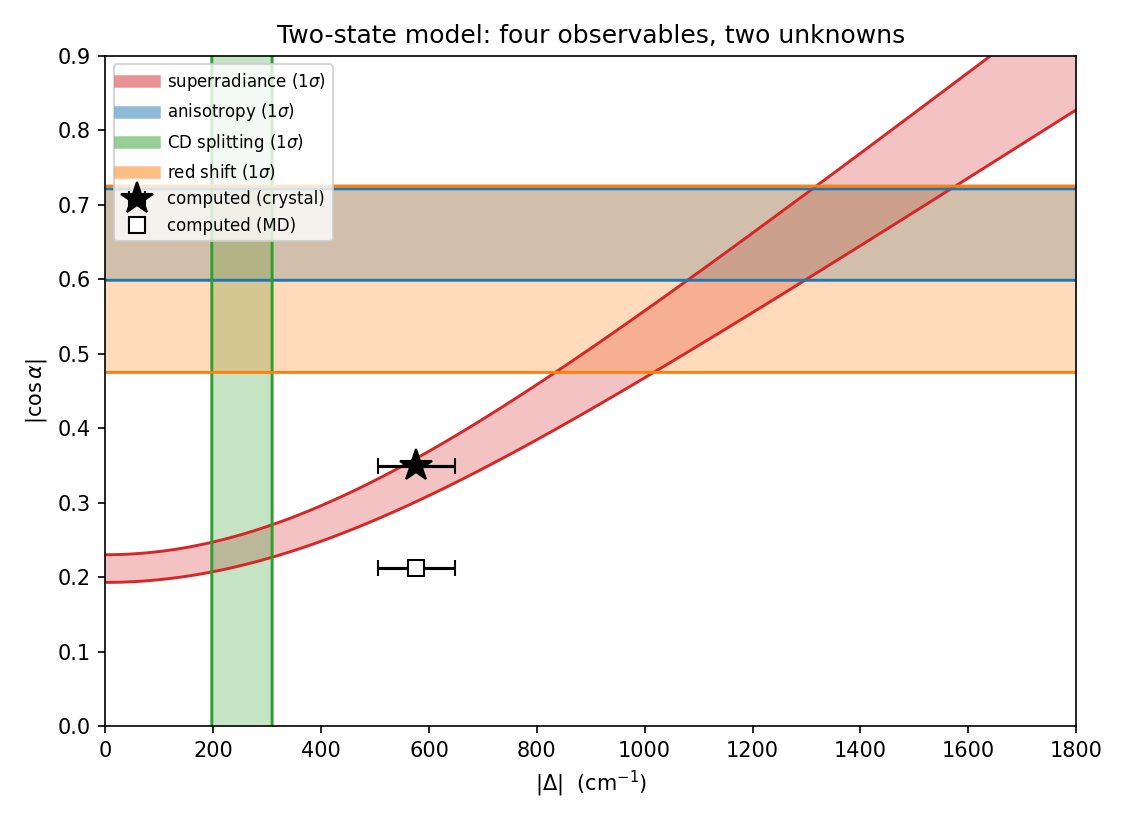

Generate this figure with Python:
#!/usr/bin/env python3
"""Are the experimental observables mutually consistent in a two-state model?

Four measurements constrain only two unknowns, (|cos alpha|, |Delta|), with J
fixed at 32.82 +/- 1.55 cm^-1 by the transition-density calculation. The system
is over-determined, which means it can be falsified -- and nobody has tested it.

Observables, each reduced to a constraint on (|cos alpha|, |Delta|):

  1. SUPERRADIANCE. dVenus-TD decays 57 +/- 4 ps faster than TDX on 3.026 ns.
       Phi * tanh(Omega/2kT) * (2J/Omega) * |cos alpha| = Dtau/tau
     Couples both unknowns. Omega = sqrt(Delta^2 + 4J^2).

  2. LIMITING ANISOTROPY. R0 falls 0.52 (TDX) -> 0.30 (TD) under two-photon
     excitation. With complete sub-IRF transfer -- verified: the Marcus rate
     from our own J and Delta gives 0.9-1.7 ps against a 26.5 ps IRF --
       R_TD = (R_TDX/2) * [1 + (3 cos^2 alpha - 1)/2]
     Constrains |cos alpha| alone.

  3. CD COUPLET SPLITTING. Nguyen's constrained three-Lorentzian fit gives an
     apparent splitting of 261.58 cm^-1. The apparent-vs-true inversion in
     terachem_site_energy_cd/SPLITTING_PROFILE_INVESTIGATION.md maps that onto
       <|Delta|> = 253.2 cm^-1   (the unconstrained 370.78 fit gives 364.9)
     Constrains |Delta| alone.

  4. ABSORPTION RED SHIFT. The dipole-strength-weighted first moment shifts by
     exactly J cos(alpha), independent of Delta, so it survives ensemble
     averaging. Observed TDX->TD shift 35.3 cm^-1, of which 15.6 +/- 4.0 is
     electrostatic (TDX deletes Tyr67 and with it the partner's -1 e), leaving
       J |cos alpha| = 19.7 +/- 4.0 cm^-1
     Constrains |cos alpha| alone.

Uncertainties: (1) and (4) are propagated from the quoted experimental errors
and the J spread. (2) has no published error bar -- each trace is an average of
4 replicates -- so R0 is assigned +/- 0.02, which is generous for a TRA
intercept and is the dominant assumption in this script. (3)'s formal inversion
error is 0.81 cm^-1, which is plainly an underestimate of the lineshape-model
systematic; the gap between the constrained and unconstrained fits (253 vs 365)
is used as its real uncertainty instead.
"""

from __future__ import annotations

import json
from pathlib import Path

import numpy as np

KT = 208.509
J0, J_SD = 32.82, 1.554
PHI, PHI_SD = 0.57, 0.03
TAU_PS = 3026.0
DTAU, DTAU_SD = 57.0, 4.0
R_TDX, R_TD, R_SD = 0.52, 0.30, 0.02
CD_DELTA, CD_DELTA_SD = 253.2, 55.9          # 253.2 vs 364.9 -> spread/2 as sigma
SHIFT, SHIFT_SD = 19.7, 4.0                  # cm^-1, electrostatics removed

OUR = {"crystal register": 0.349, "MD ensemble 67.6 ns": 0.213}
OUR_DELTA = (576.4, 71.0)


def superradiance(cos_a, delta, j=J0, phi=PHI):
    omega = np.sqrt(delta ** 2 + 4.0 * j ** 2)
    return phi * np.tanh(omega / (2.0 * KT)) * (2.0 * j / omega) * cos_a


def anisotropy_cos():
    """|cos alpha| and 1-sigma from the R0 drop."""
    def invert(r_td, r_tdx):
        d2 = 2.0 * r_td / r_tdx - 1.0
        return np.sqrt(max((2.0 * d2 + 1.0) / 3.0, 0.0))
    c = invert(R_TD, R_TDX)
    hi = invert(R_TD + R_SD, R_TDX - R_SD)
    lo = invert(R_TD - R_SD, R_TDX + R_SD)
    return c, (hi - lo) / 2.0


def main():
    cos_exp, cos_exp_sd = anisotropy_cos()
    shift_cos, shift_cos_sd = SHIFT / J0, abs(SHIFT / J0) * np.hypot(SHIFT_SD / SHIFT, J_SD / J0)
    target = DTAU / TAU_PS
    target_sd = target * np.hypot(DTAU_SD / DTAU, PHI_SD / PHI)

    print("Constraints on (|cos alpha|, |Delta|), two-state model, "
          f"J = {J0} +/- {J_SD} cm^-1\n")
    print(f"  1 superradiance   Dtau/tau = {target:.5f} +/- {target_sd:.5f}   (couples both)")
    print(f"  2 anisotropy      |cos alpha| = {cos_exp:.3f} +/- {cos_exp_sd:.3f}")
    print(f"  3 CD splitting    |Delta|     = {CD_DELTA:.1f} +/- {CD_DELTA_SD:.1f} cm^-1")
    print(f"  4 red shift       |cos alpha| = {shift_cos:.3f} +/- {shift_cos_sd:.3f}")
    print(f"\n  computed         |cos alpha| = {OUR['crystal register']:.3f} (crystal) / "
          f"{OUR['MD ensemble 67.6 ns']:.3f} (MD),  |Delta| = {OUR_DELTA[0]:.0f} +/- {OUR_DELTA[1]:.0f}\n")

    cos_grid = np.linspace(0.0, 1.0, 1201)
    del_grid = np.linspace(0.0, 2500.0, 2501)
    C, D = np.meshgrid(cos_grid, del_grid, indexing="ij")

    chi = {
        "superradiance": ((superradiance(C, D) - target) / target_sd) ** 2,
        "anisotropy": ((C - cos_exp) / cos_exp_sd) ** 2 * np.ones_like(D),
        "CD splitting": ((D - CD_DELTA) / CD_DELTA_SD) ** 2 * np.ones_like(C),
        "red shift": ((C - shift_cos) / shift_cos_sd) ** 2 * np.ones_like(D),
    }
    names = list(chi)

    print("Pairwise best fits (chi^2 at the joint optimum of each pair):\n")
    print(f"{'pair':<32}{'|cos a|':>9}{'|Delta|':>10}{'chi^2':>9}")
    for i in range(len(names)):
        for k in range(i + 1, len(names)):
            tot = chi[names[i]] + chi[names[k]]
            a, b = np.unravel_index(np.argmin(tot), tot.shape)
            print(f"{names[i]+' + '+names[k]:<32}{cos_grid[a]:>9.3f}{del_grid[b]:>10.0f}{tot[a,b]:>9.2f}")

    total = sum(chi.values())
    a, b = np.unravel_index(np.argmin(total), total.shape)
    dof = len(names) - 2
    print(f"\nGLOBAL fit of all four: |cos alpha| = {cos_grid[a]:.3f} "
          f"(alpha = {np.degrees(np.arccos(-cos_grid[a])):.1f} deg), "
          f"|Delta| = {del_grid[b]:.0f} cm^-1")
    print(f"  chi^2 = {total[a,b]:.1f} for {dof} dof")
    print("  per-observable residuals at that optimum (in sigma):")
    for n in names:
        print(f"    {n:<16}{np.sqrt(chi[n][a,b]):+7.2f}")

    # How badly does each single observable disagree with our computed values?
    print(f"\nOur computed pair (|cos a| = {OUR['crystal register']:.3f}, "
          f"|Delta| = {OUR_DELTA[0]:.0f}) tested against each observable:")
    ia = int(np.argmin(np.abs(cos_grid - OUR["crystal register"])))
    ib = int(np.argmin(np.abs(del_grid - OUR_DELTA[0])))
    for n in names:
        print(f"    {n:<16}{np.sqrt(chi[n][ia,ib]):+7.2f} sigma")

    out = {
        "constraints": {
            "superradiance_dtau_over_tau": [target, target_sd],
            "anisotropy_abs_cos_alpha": [float(cos_exp), float(cos_exp_sd)],
            "cd_splitting_abs_delta_cm": [CD_DELTA, CD_DELTA_SD],
            "red_shift_abs_cos_alpha": [float(shift_cos), float(shift_cos_sd)],
        },
        "global_fit": {"abs_cos_alpha": float(cos_grid[a]),
                       "abs_delta_cm": float(del_grid[b]),
                       "chi2": float(total[a, b]), "dof": dof},
        "computed": {"abs_cos_alpha_crystal": OUR["crystal register"],
                     "abs_cos_alpha_md": OUR["MD ensemble 67.6 ns"],
                     "abs_delta_cm": OUR_DELTA},
    }
    Path("exciton_observables/joint_constraints.json").write_text(json.dumps(out, indent=2) + "\n")

    import matplotlib
    matplotlib.use("Agg")
    import matplotlib.pyplot as plt
    fig, ax = plt.subplots(figsize=(7.5, 5.5))
    colors = {"superradiance": "tab:red", "anisotropy": "tab:blue",
              "CD splitting": "tab:green", "red shift": "tab:orange"}
    for n in names:
        ax.contourf(D, C, chi[n], levels=[0, 1], colors=[colors[n]], alpha=0.28)
        ax.contour(D, C, chi[n], levels=[1], colors=[colors[n]], linewidths=1.4)
        ax.plot([], [], color=colors[n], lw=6, alpha=0.5, label=f"{n} (1$\\sigma$)")
    ax.errorbar([OUR_DELTA[0]], [OUR["crystal register"]], xerr=[OUR_DELTA[1]],
                fmt="k*", ms=16, capsize=4, label="computed (crystal)")
    ax.errorbar([OUR_DELTA[0]], [OUR["MD ensemble 67.6 ns"]], xerr=[OUR_DELTA[1]],
                fmt="ks", ms=8, capsize=4, mfc="white", label="computed (MD)")
    ax.set_xlabel(r"$|\Delta|$  (cm$^{-1}$)")
    ax.set_ylabel(r"$|\cos\alpha|$")
    ax.set_xlim(0, 1800); ax.set_ylim(0, 0.9)
    ax.set_title("Two-state model: four observables, two unknowns")
    ax.legend(fontsize=8, loc="upper left")
    fig.tight_layout()
    fig.savefig("exciton_observables/joint_constraints.png", dpi=150)
    print("\nWrote exciton_observables/joint_constraints.{json,png}")


if __name__ == "__main__":
    main()
